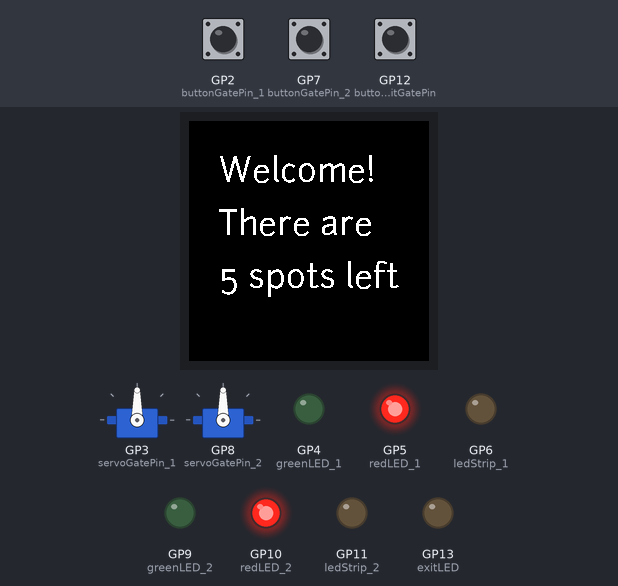
Bench run of a program on a simulated Raspberry Pi Pico running CircuitPython. Parts: 240×240 colour display, 2 × servo, output pins drawn as LEDs (lit = HIGH). The test bench sets the inputs (shaded band); at power-on: GP2 (buttonGatePin_1) HIGH, GP12 (buttonExitGatePin) HIGH, GP7 (buttonGatePin_2) HIGH. What the program prints to the serial console is not drawn.

Above: at 1.2 s.
1.3 s: GP2 (buttonGatePin_1) pulled LOW for 0.15 s
At 1.8 s:
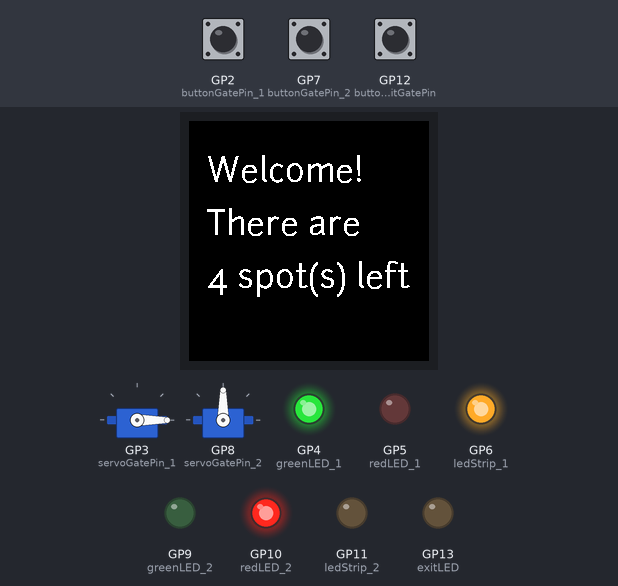
4.4 s: GP12 (buttonExitGatePin) pulled LOW for 0.15 s
At 5.4 s:
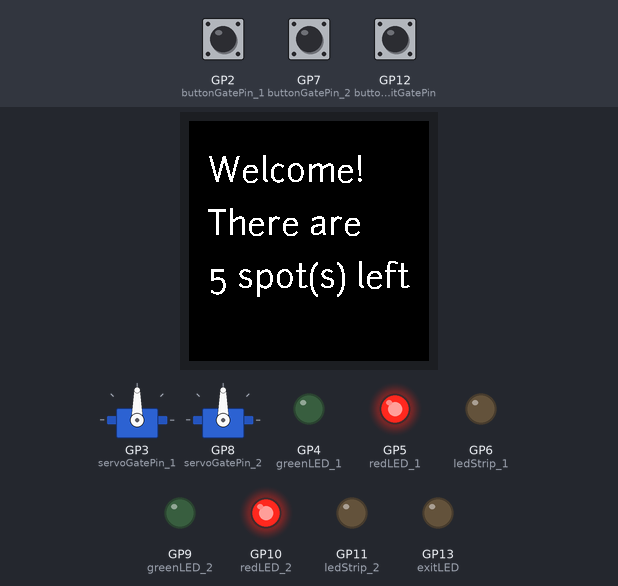
6.5 s: GP7 (buttonGatePin_2) pulled LOW for 0.15 s
At 7.0 s:
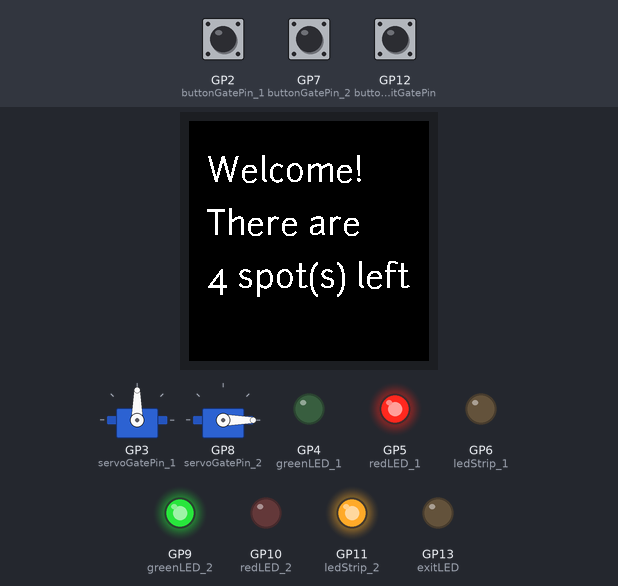
9.6 s: GP2 (buttonGatePin_1) pulled LOW for 1 s
At 11.7 s:
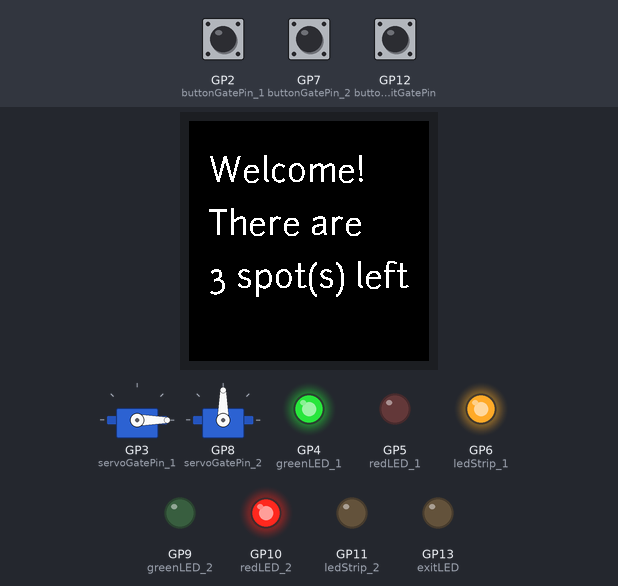
13.6 s: GP7 (buttonGatePin_2) pulled LOW for 1 s
At 15.9 s:
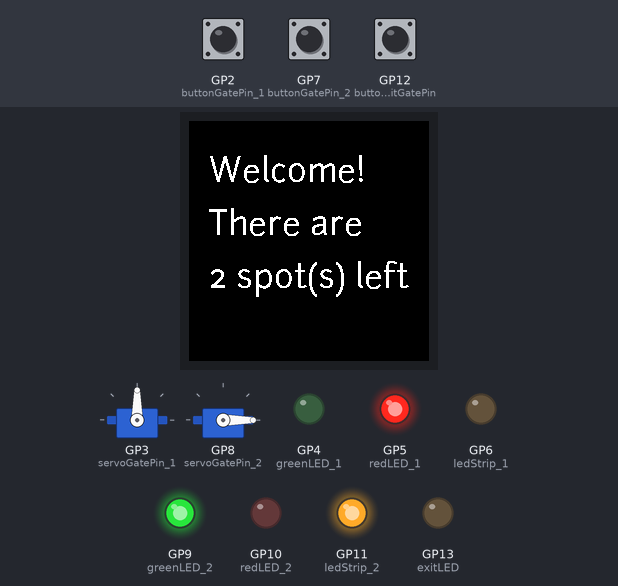
17.6 s: GP12 (buttonExitGatePin) pulled LOW for 1 s
At 18.87 s:
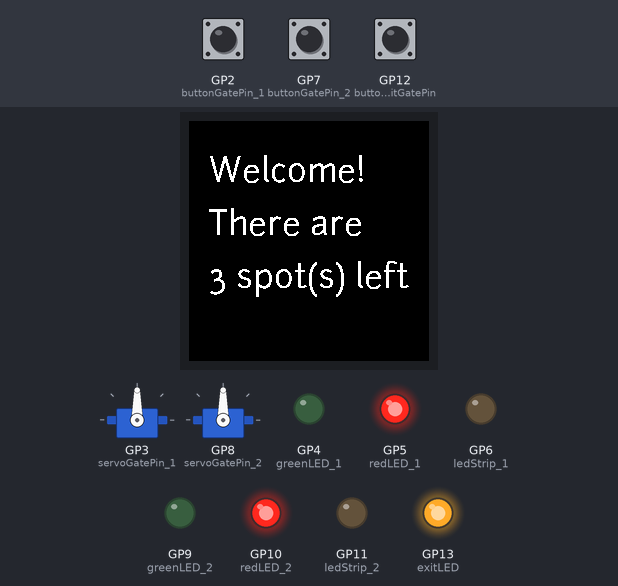
Timing chart, 0 to 20.6 s (numbered marks = the images above; inputs shaded):
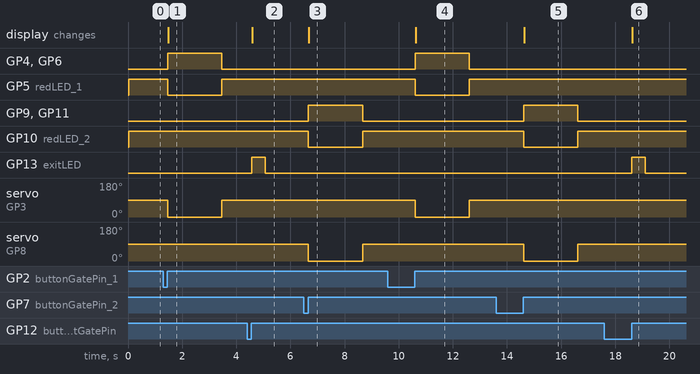

The program:

code.py
```python
import board
import digitalio
import pwmio
from adafruit_motor import servo
from adafruit_debouncer import Debouncer
import time
import busio
import displayio
import adafruit_st7789
import terminalio
from adafruit_bitmap_font import bitmap_font
from adafruit_display_text import label

# Variables
carsParked = 0
maxCarsParked = 5

displayio.release_displays()

# Setup of SPI-bus and pins
spi = busio.SPI(clock=board.GP18, MOSI=board.GP19)
tft_cs = board.GP17  # Chip select
tft_dc = board.GP21  # Data/Command
tft_reset = board.GP20  # Reset

# Setup of ST7789 Display
display_bus = displayio.FourWire(
    spi, command=tft_dc, chip_select=tft_cs, reset=tft_reset
)
display = adafruit_st7789.ST7789(
    display_bus,
    width=240,
    height=240,
    rotation=90,  # Change rotation to your needs
    rowstart=80,   # Specific for 240x240 displays
)

splash = displayio.Group()
display.root_group = splash

font = bitmap_font.load_font("/fonts/Junction-regular-24.bdf")  # Path to your font file

# Create a text label
text_area = label.Label(
    font,
    text=f"Welcome!\nThere are\n{maxCarsParked} spots left",
    color=0xFFFFFF
)
text_area.x = (240 - text_area.bounding_box[2]) // 2  # Center horizontally
text_area.y = (240 - text_area.bounding_box[3]) // 2  # Center vertically

# Add the text label to the display group
splash.append(text_area)

# Buttons
buttonGatePin_1 = digitalio.DigitalInOut(board.GP2)
buttonGatePin_1.direction = digitalio.Direction.INPUT
buttonGatePin_1.pull = digitalio.Pull.UP
buttonGate_1 = Debouncer(buttonGatePin_1)

buttonGatePin_2 = digitalio.DigitalInOut(board.GP7)
buttonGatePin_2.direction = digitalio.Direction.INPUT
buttonGatePin_2.pull = digitalio.Pull.UP
buttonGate_2 = Debouncer(buttonGatePin_2)

buttonExitGatePin = digitalio.DigitalInOut(board.GP12)
buttonExitGatePin.direction = digitalio.Direction.INPUT
buttonExitGatePin.pull = digitalio.Pull.UP
buttonExitGate = Debouncer(buttonExitGatePin)
# Servo's
servoGatePin_1 = pwmio.PWMOut(board.GP3, duty_cycle=0, frequency=50)
servoGate_1 = servo.Servo(servoGatePin_1)
servoGate_1.angle = 90

servoGatePin_2 = pwmio.PWMOut(board.GP8, duty_cycle=0, frequency=50)
servoGate_2 = servo.Servo(servoGatePin_2)
servoGate_2.angle = 90
# LED's
greenLED_1 = digitalio.DigitalInOut(board.GP4)
greenLED_1.direction = digitalio.Direction.OUTPUT
greenLED_1.value = False

greenLED_2 = digitalio.DigitalInOut(board.GP9)
greenLED_2.direction = digitalio.Direction.OUTPUT
greenLED_2.value = False

redLED_1 = digitalio.DigitalInOut(board.GP5)
redLED_1.direction = digitalio.Direction.OUTPUT
redLED_1.value = True

redLED_2 = digitalio.DigitalInOut(board.GP10)
redLED_2.direction = digitalio.Direction.OUTPUT
redLED_2.value = True

exitLED = digitalio.DigitalInOut(board.GP13)
exitLED.direction = digitalio.Direction.OUTPUT
exitLED.value = False
# LED Strips
ledStrip_1 = digitalio.DigitalInOut(board.GP6)
ledStrip_1.direction = digitalio.Direction.OUTPUT
ledStrip_1.value = False

ledStrip_2 = digitalio.DigitalInOut(board.GP11)
ledStrip_2.direction = digitalio.Direction.OUTPUT
ledStrip_2.value = False

def openGate_1():
    global carsParked
    carsParked += 1
    checkSpots()
    print(f"Car parked. Total cars: {carsParked}")
    greenLED_1.value = True
    redLED_1.value = False
    servoGate_1.angle = 0
    ledStrip_1.value = True
    time.sleep(2)
    greenLED_1.value = False
    redLED_1.value = True
    servoGate_1.angle = 90
    ledStrip_1.value = False

def openGate_2():
    global carsParked
    carsParked += 1
    checkSpots()
    print(f"Car parked. Total cars: {carsParked}")
    greenLED_2.value = True
    redLED_2.value = False
    servoGate_2.angle = 0
    ledStrip_2.value = True
    time.sleep(2)
    greenLED_2.value = False
    redLED_2.value = True
    servoGate_2.angle = 90
    ledStrip_2.value = False

def checkSpots():
    emptySpots = maxCarsParked - carsParked
    if emptySpots > 0:
        updateText(f"Welcome!\nThere are\n{emptySpots} spot(s) left")
    else:
        updateText(f"Sorry!\nThere are\nno spots left")

def updateText(new_text):
    text_area.text = new_text  # Update the text on the screen
    text_area.x = (240 - text_area.bounding_box[2]) // 2  # Center horizontally
    text_area.y = (240 - text_area.bounding_box[3]) // 2  # Center vertically

while True:
    # Debounce the button
    buttonGate_1.update()
    buttonGate_2.update()
    buttonExitGate.update()

    if buttonGate_1.rose:
        if carsParked < maxCarsParked:
            openGate_1()
        else:
            redLED_1.value = False
            time.sleep(0.25)
            redLED_1.value = True
            time.sleep(0.25)
            redLED_1.value = False
            time.sleep(0.25)
            redLED_1.value = True
    elif buttonGate_2.rose:
        if carsParked < maxCarsParked:
            openGate_2()
        else:
            redLED_2.value = False
            time.sleep(0.25)
            redLED_2.value = True
            time.sleep(0.25)
            redLED_2.value = False
            time.sleep(0.25)
            redLED_2.value = True
    elif buttonExitGate.rose:
        if carsParked > 0:
            carsParked -= 1
            checkSpots()
            print(f"Car exited. Total cars: {carsParked}")
            exitLED.value = True
            time.sleep(0.5)
            exitLED.value = False

    time.sleep(0.01)  # Small delay
```

Measured:
- after the input at 1.3 s, GP4 (greenLED_1), GP6 (ledStrip_1): LOW → HIGH after 0.16 s, → LOW 2.0 s later; GP5 (redLED_1): HIGH → LOW after 0.16 s, → HIGH 2.0 s later; servo on GP3 (servoGatePin_1): 90° → 0° after 0.16 s, → 90° 2.0 s later; the display: changes after 0.18 s (image 1)
- after the input at 4.4 s, GP13 (exitLED): LOW → HIGH after 0.17 s, → LOW 0.50 s later; the display: changes after 0.19 s (image 2)
- after the input at 6.5 s, GP9 (greenLED_2), GP11 (ledStrip_2): LOW → HIGH after 0.16 s, → LOW 2.0 s later; GP10 (redLED_2): HIGH → LOW after 0.16 s, → HIGH 2.0 s later; servo on GP8 (servoGatePin_2): 90° → 0° after 0.16 s, → 90° 2.0 s later; the display: changes after 0.18 s (image 3)
- after the input at 9.6 s, GP4 (greenLED_1), GP6 (ledStrip_1): LOW → HIGH after 1.0 s, → LOW 2.0 s later; GP5 (redLED_1): HIGH → LOW after 1.0 s, → HIGH 2.0 s later; servo on GP3 (servoGatePin_1): 90° → 0° after 1.0 s, → 90° 2.0 s later; the display: changes after 1.0 s (image 4)
- after the input at 13.6 s, GP9 (greenLED_2), GP11 (ledStrip_2): LOW → HIGH after 1.0 s, → LOW 2.0 s later; GP10 (redLED_2): HIGH → LOW after 1.0 s, → HIGH 2.0 s later; servo on GP8 (servoGatePin_2): 90° → 0° after 1.0 s, → 90° 2.0 s later; the display: changes after 1.0 s (image 5)
- after the input at 17.6 s, GP13 (exitLED): LOW → HIGH after 1.0 s, → LOW 0.50 s later; the display: changes after 1.0 s (image 6)
